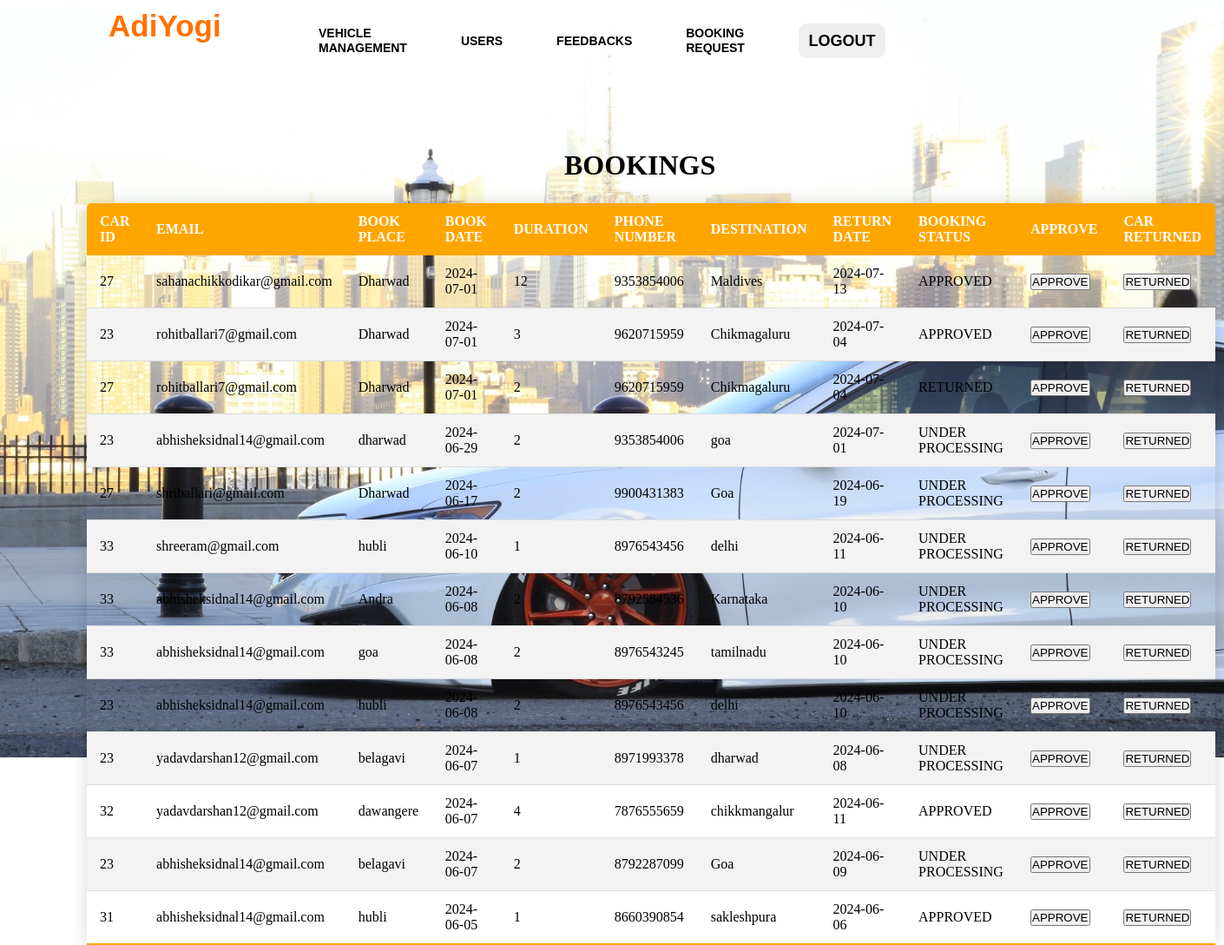
/adminbook.php, run on the app's committed database.
### tables this page shows
CREATE TABLE `booking` (
  `BOOK_ID` int(11) NOT NULL,
  `CAR_ID` int(11) NOT NULL,
  `EMAIL` varchar(255) NOT NULL,
  `BOOK_PLACE` varchar(255) NOT NULL,
  `BOOK_DATE` date NOT NULL,
  `DURATION` int(11) NOT NULL,
  `PHONE_NUMBER` bigint(20) NOT NULL,
  `DESTINATION` varchar(255) NOT NULL,
  `RETURN_DATE` date NOT NULL,
  `PRICE` int(11) NOT NULL,
  `BOOK_STATUS` varchar(255) NOT NULL DEFAULT 'UNDER PROCESSING'
);

### adminbook.php (the view, shortened to what this page needs)
<!DOCTYPE html>
<html lang="en">
<head>
</head>
<body>
<?php
require_once('connection.php');
$query="SELECT *from booking ORDER BY BOOK_ID DESC";
$queryy=mysqli_query($con,$query);
?>
<div class="hai">
        <div class="navbar">
            <div class="icon">
                <h2 class="logo">AdiYogi</h2>
            </div>
            <div class="menu">
                <ul>
                    <li><a href="adminvehicle.php">VEHICLE MANAGEMENT</a></li>
                    <li><a href="adminusers.php">USERS</a></li>
                    <li><a href="admindash.php">FEEDBACKS</a></li>
                    <li><a href="adminbook.php">BOOKING REQUEST</a></li>
                  <li> <button class="nn"><a href="index.php">LOGOUT</a></button></li>
                </ul>
            </div>
         </div>
         </div>
        <div>
            <h1 class="header">BOOKINGS</h1>
            <div>
                <div>
                    <table class="content-table">
                <thead>
                    <tr>
                        <th>CAR ID</th>
                        <th>EMAIL</th>
                        <th>BOOK PLACE</th>
                        <th>BOOK DATE</th>
                        <th>DURATION</th>
                        <th>PHONE NUMBER</th>
                        <th>DESTINATION</th>
                        <th>RETURN DATE</th>
                        <th>BOOKING STATUS</th>
                        <th>APPROVE</th>
                        <th>CAR RETURNED</th>
                    </tr>
                </thead>
                <tbody>
                <?php
                while($res=mysqli_fetch_array($queryy)){
                ?>
                <tr  class="active-row">
                    <td><?php echo $res['CAR_ID'];?></php></td>
                    <td><?php echo $res['EMAIL'];?></php></td>
                    <td><?php echo $res['BOOK_PLACE'];?></php></td>
                    <td><?php echo $res['BOOK_DATE'];?></php></td>
                    <td><?php echo $res['DURATION'];?></php></td>
                    <td><?php echo $res['PHONE_NUMBER'];?></php></td>
                    <td><?php echo $res['DESTINATION'];?></php></td>
                    <td><?php echo $res['RETURN_DATE'];?></php></td>
                    <td><?php echo $res['BOOK_STATUS'];?></php></td>
                    <td><button type="submit"  class="but"  name="approve"><a href="approve.php?id=<?php echo $res['BOOK_ID']?>">APPROVE</a></button></td>
                    <td><button type="submit" class="but" name="approve"><a href="adminreturn.php?id=<?php echo $res['CAR_ID']?>&bookid=<?php echo $res['BOOK_ID']?>">RETURNED</a></button></td>
                </tr>
               <?php } ?>
                </tbody>
                </table>
                </div>
            </div>
        </div>
</body>
</html>

### adminbook.php (style rules this page uses)
* { margin: 0; padding: 0; }
.hai { width: 100%; background: linear-gradient(to top, rgba(0,0,0,0)50%, rgba(0,0,0,0)50%),url("../images/carbg2.jpg"); background-position: center; background-size: cover; height: 109vh; animation: infiniteScrollBg 50s linear infinite; }
.navbar { width: 1200px; height: 75px; margin: auto; }
.icon { width:200px; float: left; height : 70px; }
.logo { color: #ff7200; font-size: 35px; font-family: Arial; padding-left: 20px; float:left; padding-top: 10px; }
.menu { width: 400px; float: left; height: 70px; }
ul { float: left; display: flex; justify-content: center; align-items: center; }
ul li { list-style: none; margin-left: 62px; margin-top: 27px; font-size: 14px; }
ul li a { text-decoration: none; color: black; font-family: Arial; font-weight: bold; transition: 0.4s ease-in-out; }
.content-table { border-collapse: collapse; font-size: 1em; border-radius: 5px 5px 0 0; overflow: hidden; box-shadow:0 0 20px rgba(0,0,0,0.15); margin-left : 100px ; margin-top: 25px; width: 1300px; height: 300px; }
.content-table thead tr { background-color: orange; color: white; text-align: left; }
.content-table th, .content-table td { padding: 12px 15px; }
.content-table tbody tr { border-bottom: 1px solid #dddddd; }
.content-table tbody tr:nth-of-type(even) { background-color: #f3f3f3; }
.content-table tbody tr:last-of-type { border-bottom: 2px solid orange; }
.header { margin-top: -700px; margin-left: 650px; }
.nn { width:100px; border:none; height: 40px; font-size: 18px; border-radius: 10px; cursor: pointer; color:white; transition: 0.4s ease; }
.nn a { text-decoration: none; color: black; font-weight: bold; }
.but a { text-decoration: none; color: black; }

### data on the page
booking: CAR_ID "27", EMAIL "sahanachikkodikar@gmail.com", BOOK_PLACE "Dharwad", BOOK_DATE "2024-07-01", DURATION "12", PHONE_NUMBER "9353854006", DESTINATION "Maldives", RETURN_DATE "2024-07-13", BOOK_STATUS "APPROVED"
booking: CAR_ID "23", EMAIL "rohitballari7@gmail.com", BOOK_PLACE "Dharwad", BOOK_DATE "2024-07-01", DURATION "3", PHONE_NUMBER "9620715959", DESTINATION "Chikmagaluru", RETURN_DATE "2024-07-04", BOOK_STATUS "APPROVED"
booking: CAR_ID "27", EMAIL "rohitballari7@gmail.com", BOOK_PLACE "Dharwad", BOOK_DATE "2024-07-01", DURATION "2", PHONE_NUMBER "9620715959", DESTINATION "Chikmagaluru", RETURN_DATE "2024-07-04", BOOK_STATUS "RETURNED"
booking: CAR_ID "23", EMAIL "abhisheksidnal14@gmail.com", BOOK_PLACE "dharwad", BOOK_DATE "2024-06-29", DURATION "2", PHONE_NUMBER "9353854006", DESTINATION "goa", RETURN_DATE "2024-07-01", BOOK_STATUS "UNDER PROCESSING"
booking: CAR_ID "27", EMAIL "shriballari@gmail.com", BOOK_PLACE "Dharwad", BOOK_DATE "2024-06-17", DURATION "2", PHONE_NUMBER "9900431383", DESTINATION "Goa", RETURN_DATE "2024-06-19", BOOK_STATUS "UNDER PROCESSING"
booking: CAR_ID "33", EMAIL "shreeram@gmail.com", BOOK_PLACE "hubli", BOOK_DATE "2024-06-10", DURATION "1", PHONE_NUMBER "8976543456", DESTINATION "delhi", RETURN_DATE "2024-06-11", BOOK_STATUS "UNDER PROCESSING"
booking: CAR_ID "33", EMAIL "abhisheksidnal14@gmail.com", BOOK_PLACE "Andra", BOOK_DATE "2024-06-08", DURATION "2", PHONE_NUMBER "8792584536", DESTINATION "Karnataka", RETURN_DATE "2024-06-10", BOOK_STATUS "UNDER PROCESSING"
booking: CAR_ID "33", EMAIL "abhisheksidnal14@gmail.com", BOOK_PLACE "goa", BOOK_DATE "2024-06-08", DURATION "2", PHONE_NUMBER "8976543245", DESTINATION "tamilnadu", RETURN_DATE "2024-06-10", BOOK_STATUS "UNDER PROCESSING"
booking: CAR_ID "23", EMAIL "abhisheksidnal14@gmail.com", BOOK_PLACE "hubli", BOOK_DATE "2024-06-08", DURATION "2", PHONE_NUMBER "8976543456", DESTINATION "delhi", RETURN_DATE "2024-06-10", BOOK_STATUS "UNDER PROCESSING"
booking: CAR_ID "23", EMAIL "yadavdarshan12@gmail.com", BOOK_PLACE "belagavi", BOOK_DATE "2024-06-07", DURATION "1", PHONE_NUMBER "8971993378", DESTINATION "dharwad", RETURN_DATE "2024-06-08", BOOK_STATUS "UNDER PROCESSING"
booking: CAR_ID "32", EMAIL "yadavdarshan12@gmail.com", BOOK_PLACE "dawangere", BOOK_DATE "2024-06-07", DURATION "4", PHONE_NUMBER "7876555659", DESTINATION "chikkmangalur", RETURN_DATE "2024-06-11", BOOK_STATUS "APPROVED"
booking: CAR_ID "23", EMAIL "abhisheksidnal14@gmail.com", BOOK_PLACE "belagavi", BOOK_DATE "2024-06-07", DURATION "2", PHONE_NUMBER "8792287099", DESTINATION "Goa", RETURN_DATE "2024-06-09", BOOK_STATUS "UNDER PROCESSING"
booking: CAR_ID "31", EMAIL "abhisheksidnal14@gmail.com", BOOK_PLACE "hubli", BOOK_DATE "2024-06-05", DURATION "1", PHONE_NUMBER "8660390854", DESTINATION "sakleshpura", RETURN_DATE "2024-06-06", BOOK_STATUS "APPROVED"
